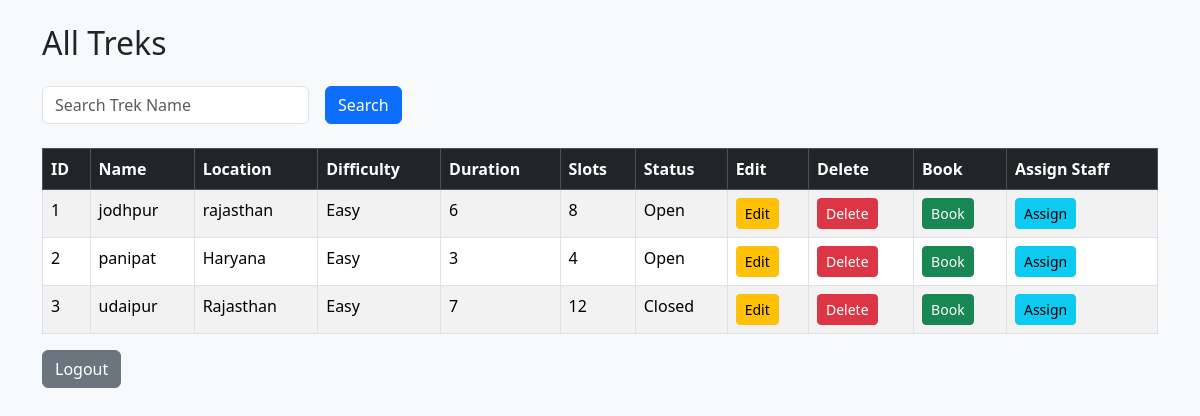
/view_treks, run on the app's committed database.
### models.py (models this page shows)
class Trek(db.Model):
    __tablename__ = "treks"
    id = db.Column(db.Integer, primary_key=True)
    name = db.Column(db.String(100))
    location = db.Column(db.String(100))
    difficulty = db.Column(db.String(30))
    duration = db.Column(db.Integer)
    slots = db.Column(db.Integer)
    status = db.Column(db.String(20))
    start_date = db.Column(db.Date)
    end_date = db.Column(db.Date)
    staff_id = db.Column(db.Integer, db.ForeignKey("users.id"))

### app.py (the view)
@app.route("/view_treks")
def view_treks():
    search = request.args.get("search")
    location = request.args.get("location")
    difficulty = request.args.get("difficulty")
    treks = Trek.query
    if search:
        treks = treks.filter(Trek.name.like(f"%{search}%"))
    if location:
        treks = treks.filter(Trek.location.like(f"%{location}%"))
    if difficulty:
        treks = treks.filter(Trek.difficulty == difficulty)
    treks = treks.all()
    return render_template(
        "view_treks.html",
        treks=treks
    )

### templates/view_treks.html (shortened to what this page needs)
{% extends "base.html" %}
{% block content %}
<h2 class="mb-4">All Treks</h2>
<form method="GET" class="row g-3 mb-4">
    <div class="col-md-3">
        <input type="text" name="search" class="form-control"
               placeholder="Search Trek Name">
    </div>
    <div class="col-md-2">
        <input type="submit" value="Search" class="btn btn-primary">
    </div>
</form>
<table class="table table-bordered table-striped table-hover">
    <thead class="table-dark">
        <tr>
            <th>ID</th>
            <th>Name</th>
            <th>Location</th>
            <th>Difficulty</th>
            <th>Duration</th>
            <th>Slots</th>
            <th>Status</th>
            <th>Edit</th>
            <th>Delete</th>
            <th>Book</th>
            <th>Assign Staff</th>
        </tr>
    </thead>
    <tbody>
    {% for trek in treks %}
    <tr>
        <td>{{ trek.id }}</td>
        <td>{{ trek.name }}</td>
        <td>{{ trek.location }}</td>
        <td>{{ trek.difficulty }}</td>
        <td>{{ trek.duration }}</td>
        <td>{{ trek.slots }}</td>
        <td>{{ trek.status }}</td>
        <td>
            <a href="/edit_trek/{{ trek.id }}" class="btn btn-warning btn-sm">Edit</a>
        </td>
        <td>
            <a href="/delete_trek/{{ trek.id }}" class="btn btn-danger btn-sm">Delete</a>
        </td>
        <td>
            <a href="/book_trek/{{ trek.id }}" class="btn btn-success btn-sm">Book</a>
        </td>
        <td>
            <a href="/assign_staff/{{ trek.id }}" class="btn btn-info btn-sm">Assign</a>
        </td>
    </tr>
    {% endfor %}
    </tbody>
</table>
<a href="/logout" class="btn btn-secondary">Logout</a>
{% endblock %}

### templates/base.html (shortened to what this page needs)
<!DOCTYPE html>
<html>
<head>
    <link href="https://cdn.jsdelivr.net/npm/bootstrap@5.3.3/dist/css/bootstrap.min.css" rel="stylesheet">
</head>
<body class="bg-light">
<div class="container mt-4">
    {% block content %}
    {% endblock %}
</div>
</body>
</html>

### data on the page
Trek: id "1", name "jodhpur", location "rajasthan", difficulty "Easy", duration "6", slots "8", status "Open"
Trek: id "2", name "panipat", location "Haryana", difficulty "Easy", duration "3", slots "4", status "Open"
Trek: id "3", name "udaipur", location "Rajasthan", difficulty "Easy", duration "7", slots "12", status "Closed"
